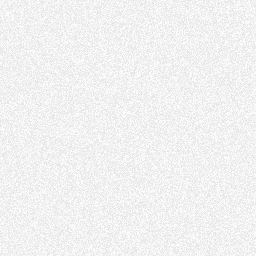
#> input picture tools/born-as-kit/grain.png, 256 x 256 px
$ python hole_sweep.py grain.png
#> lines starting #> are read from the running program, lines starting #| are printed output that depends on the picture
import sys, json, numpy as np
from PIL import Image
from scipy import ndimage
for p in sys.argv[1:]:
    a = np.array(Image.open(p).convert("RGBA"))
#> a is the input picture: shape (256, 256, 4); mean R, G, B, A 127.9, 127.9, 127.9, 26
    rgb = a[..., :3].astype(int); mn, mx = rgb.min(2), rgb.max(2)
#> after `rgb = a[..., :3].astype(int)`:
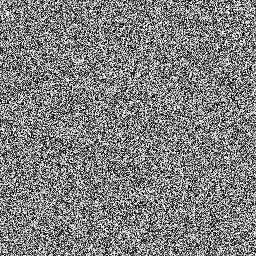
#> rgb: shape (256, 256, 3) int64; min 0, max 255, mean 127.9
    white = (a[..., 3] > 0) & (mn >= 238) & (mx - mn <= 14)
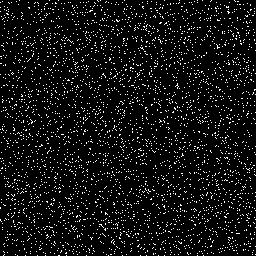
#> white: shape (256, 256) bool; 7% white in thin lines or dots
    lab, n = ndimage.label(white)
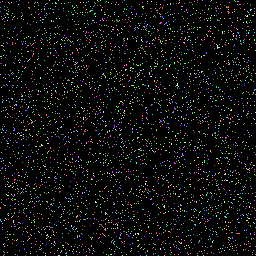
#> lab: shape (256, 256) int32; 3903 distinct labels, from 0 to 3902; one colour per label, 0 black
#> n = 3902
    if not n:
        continue
    idx = range(1, n + 1)
    s = ndimage.sum(white, lab, idx); m = ndimage.mean(mn, lab, idx)
#> after `s = ndimage.sum(white, lab, idx)`: s = 3902 values, max 6 at index 715, min 1 at index 0, mean 1.17
#> after `m = ndimage.mean(mn, lab, idx)`: m = 3902 values, max 255 at index 38, min 238 at index 5, mean 246.5
    w = ndimage.maximum(ndimage.distance_transform_edt(white), lab, idx)
#> w = 3902 values from 1 to 1
    kill = np.zeros(n + 1, bool)
    for i in range(n):
        if (s[i] >= 15 and m[i] >= 250) or (s[i] >= 20 and w[i] <= 3 and m[i] >= 247):
            kill[i + 1] = True
    bg = ndimage.binary_dilation(kill[lab], iterations=1) & (mn >= 200)
#> bg: shape (256, 256) bool; every value is 0
    if bg.any():
        a[..., 3][bg] = 0
        Image.fromarray(a).save(p)
        print(p, int(bg.sum()))
